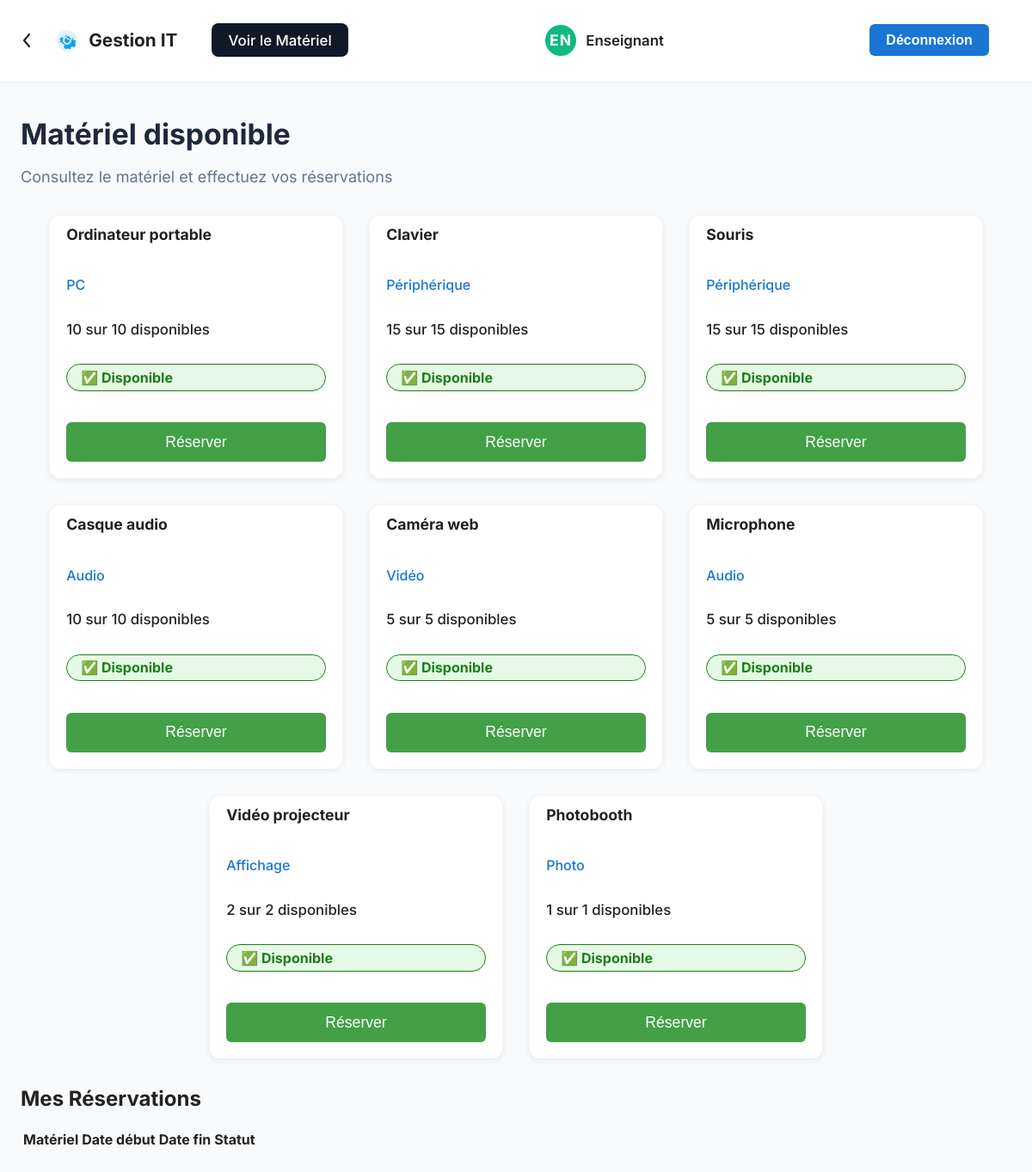
The page /enseignant_dashboard.php on the database its author committed.
### tables this page shows
CREATE TABLE equipment (
    id INT AUTO_INCREMENT PRIMARY KEY,
    name VARCHAR(100) NOT NULL,
    type VARCHAR(50),
    quantity INT DEFAULT 1,
    available_quantity INT DEFAULT 1,
    created_at TIMESTAMP DEFAULT CURRENT_TIMESTAMP
);

### enseignant_dashboard.php (the view, shortened to what this page needs)
<?php
require_once 'includes/db.php';
$stmt = $pdo->query('SELECT * FROM equipment');
$materiels = $stmt->fetchAll(PDO::FETCH_ASSOC);
?>
<!DOCTYPE html>
<html lang="fr">
<head>
    <link rel="stylesheet" href="css/dashboard.css">
    <link rel="stylesheet" href="css/materiel.css">
    <link rel="stylesheet" href="css/reservation_modal.css">
</head>
<body>
    <nav class="top-nav">
        <a href="index.php" class="back-btn" title="Retour">
            <svg width="28" height="28" fill="none" xmlns="http://www.w3.org/2000/svg"><path d="M15 21l-6-7 6-7" stroke="#222" stroke-width="2.2" stroke-linecap="round" stroke-linejoin="round"/></svg>
        </a>
        <span class="nav-title">
            <span class="gear-icon">
            </span>
            Gestion IT
        </span>
        <ul class="nav-menu">
            <li><a href="enseignant_dashboard.php" class="active">Voir le Matériel</a></li>
        </ul>
        <div class="profile-badge">
            <span class="profile-circle">EN</span>
            <span class="profile-name">Enseignant</span>
        </div>
        <form action="logout.php" method="post" style="margin-left:auto;">
            <button type="submit" class="logout-btn" title="Déconnexion">Déconnexion</button>
        </form>
    </nav>
    <main class="dashboard-main">
        <section class="dashboard-header">
            <h1>Matériel disponible</h1>
            <p class="dashboard-subtitle">Consultez le matériel et effectuez vos réservations</p>
        </section>
        <div class="materiel-list">
            <?php foreach ($materiels as $m):
                $statut = $m['available_quantity'] == 0 ? '❌ Indisponible' : '✅ Disponible';
                $statut_class = $m['available_quantity'] == 0 ? 'statut-pas-stock' : 'statut-disponible';
                $categorie = $m['type'] ?? 'Informatique';
                $stock_total = $m['quantity'];
            ?>
            <div class="materiel-card">
                <div class="materiel-header">
                    <span class="materiel-nom"><?php echo htmlspecialchars($m['name']); ?></span>
                </div>
                <div class="materiel-info">
                    <p class="materiel-categorie"><?php echo htmlspecialchars($categorie); ?></p>
                    <p class="materiel-quantite"><?php echo $m['available_quantity']; ?> sur <?php echo $stock_total; ?> disponibles</p>
                    <p class="statut <?php echo $statut_class; ?>"><?php echo $statut; ?></p>
                    <?php if ($statut === '✅ Disponible') : ?>
                        <button class="btn-reserver" data-equip="<?php echo $m['id']; ?>" onclick="openModal('<?php echo $m['id']; ?>', '<?php echo htmlspecialchars(addslashes($m['name'])); ?>')">Réserver</button>
                    <?php endif; ?>
                </div>
            </div>
            <?php endforeach; ?>
        </div>
        <section class="mes-reservations">
            <h2>Mes Réservations</h2>
            <table class="reservations-table">
                <thead>
                    <tr>
                        <th>Matériel</th>
                        <th>Date début</th>
                        <th>Date fin</th>
                        <th>Statut</th>
                    </tr>
                </thead>
            </table>
        </section>
    </main>
</body>
</html>

### css/dashboard.css (style rules this page uses)
body { font-family: 'Inter', 'Segoe UI', Arial, sans-serif; background: #f8fafc; color: #222; margin: 0; padding: 0; }
.top-nav { display: flex; align-items: center; background: #fff; padding: 0.7rem 2.5rem 0.7rem 1.2rem; box-shadow: 0 2px 12px rgba(0,0,0,0.03); border-bottom: 1px solid #f1f5f9; position: sticky; top: 0; z-index: 10; }
.back-btn { margin-right: 1.2rem; display: flex; align-items: center; background: none; border: none; cursor: pointer; padding: 0; }
.nav-title { font-size: 1.3rem; font-weight: 700; color: #222; display: flex; align-items: center; gap: 0.5rem; }
.gear-icon { display: inline-flex; align-items: center; margin-right: 0.3rem; }
.nav-menu { display: flex; gap: 1.2rem; margin-left: 2.5rem; list-style: none; padding: 0; }
.nav-menu li a { color: #222; text-decoration: none; font-weight: 500; font-size: 1.05rem; padding: 0.6rem 1.2rem; border-radius: 8px; transition: background 0.18s, color 0.18s; display: flex; align-items: center; gap: 0.4rem; }
.nav-menu li a.active, .nav-menu li a:hover { background: #111827; color: #fff; }
.profile-badge { margin-left: auto; display: flex; align-items: center; gap: 0.7rem; }
.profile-circle { background: #10b981; color: #fff; font-weight: 700; border-radius: 50%; width: 36px; height: 36px; display: flex; align-items: center; justify-content: center; font-size: 1.1rem; letter-spacing: 1px; }
.profile-name { color: #222; font-weight: 600; font-size: 1.05rem; }
.dashboard-main { max-width: 1200px; margin: 2.5rem auto 0 auto; padding: 0 1.5rem 2rem 1.5rem; }
.dashboard-header h1 { font-size: 2.1rem; font-weight: 700; margin-bottom: 0.2rem; color: #1e293b; }
.dashboard-subtitle { color: #64748b; font-size: 1.13rem; margin-bottom: 2.2rem; }
.logout-btn { background-color: #ef4444; color: white; border: none; padding: 8px 16px; margin: 0 10px; border-radius: 5px; cursor: pointer; font-weight: 600; transition: background-color 0.3s ease; }

### css/materiel.css (style rules this page uses)
.materiel-list { display: flex; flex-wrap: wrap; gap: 2rem; justify-content: center; margin: 2rem 0; }
.materiel-card { background: #fff; border-radius: 12px; box-shadow: 0 2px 8px rgba(0,0,0,0.08); width: 340px; display: flex; flex-direction: column; overflow: hidden; transition: transform 0.2s; position: relative; }
.materiel-info { padding: 1.2rem; display: flex; flex-direction: column; gap: 0.7rem; }
.statut { font-weight: bold; padding: 0.3em 1em; border-radius: 20px; display: inline-block; margin-bottom: 0.5em; font-size: 1em; }
.statut-disponible { background: #e6f9e6; color: #1a7f1a; border: 1px solid #1a7f1a; }
button[type="submit"] { background: #1976d2; color: #fff; border: none; border-radius: 6px; padding: 0.6em 1.2em; font-size: 1em; cursor: pointer; transition: background 0.2s; }
.materiel-header { display: flex; align-items: center; justify-content: space-between; padding: 0.7em 1.2em 0.2em 1.2em; position: relative; }
.materiel-nom { font-weight: bold; font-size: 1.1em; flex: 1; text-align: left; }
.materiel-quantite { font-size: 1.05em; font-weight: 500; margin-bottom: 0.2em; }
.btn-reserver { background: #43a047; color: #fff; border: none; border-radius: 6px; padding: 0.7em 1.5em; font-size: 1.1em; cursor: pointer; margin-top: 1em; width: 100%; transition: background 0.2s; }
.materiel-categorie { color: #1976d2; font-size: 1em; font-weight: 500; margin-bottom: 0.2em; }

### rows shown on the page
equipment: name "Ordinateur portable", type "PC", available_quantity "10", quantity "10", available_quantity "✅ Disponible"
equipment: name "Clavier", type "Périphérique", available_quantity "15", quantity "15", available_quantity "✅ Disponible"
equipment: name "Souris", type "Périphérique", available_quantity "15", quantity "15", available_quantity "✅ Disponible"
equipment: name "Casque audio", type "Audio", available_quantity "10", quantity "10", available_quantity "✅ Disponible"
equipment: name "Caméra web", type "Vidéo", available_quantity "5", quantity "5", available_quantity "✅ Disponible"
equipment: name "Microphone", type "Audio", available_quantity "5", quantity "5", available_quantity "✅ Disponible"
equipment: name "Vidéo projecteur", type "Affichage", available_quantity "2", quantity "2", available_quantity "✅ Disponible"
equipment: name "Photobooth", type "Photo", available_quantity "1", quantity "1", available_quantity "✅ Disponible"
